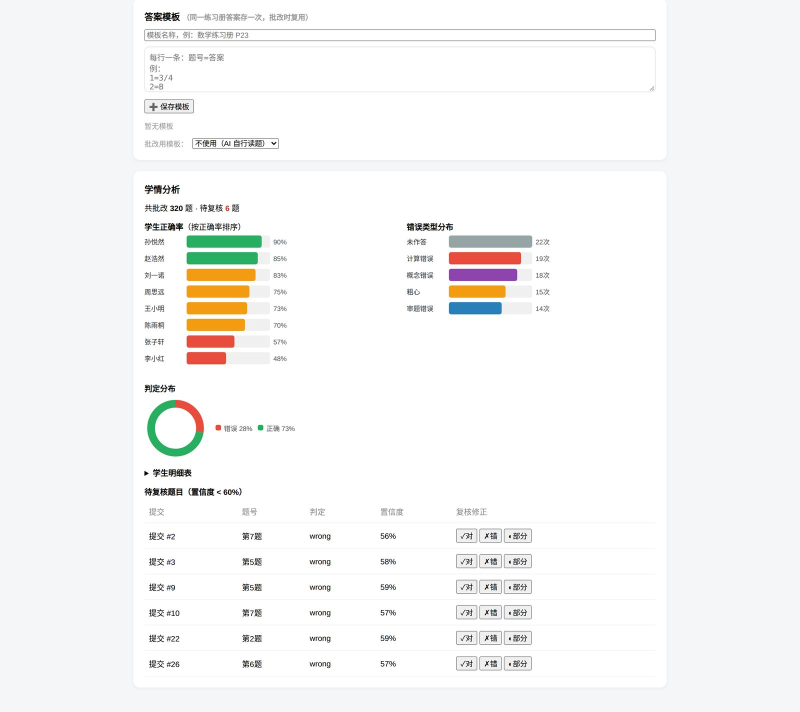
#> input picture images/analytics.jpg, 1600 x 1424 px (shown at 1/2 size)
$ python -i image_preprocess.py   (imports and definitions only)
#> lines starting #> are read from the running program, lines starting #| are printed output that depends on the picture; after the words box and inside, x2 and y2 are one past the last pixel; in counts of white or black regions, pixels touching at a corner belong together
"""切题前置图像预处理（PRD 待办 g 增强）

切题模式的前置步骤：把整页作业照先做规范化，再交给切题器，
提升手写小字识别率。

- EXIF 校正：手机照片带旋转标记时 exif_transpose 转正
- 对比度增强：整图灰度标准差低于阈值（拍照偏灰/曝光不足）时做
  自动对比度拉伸（cutoff=1% 防噪点放大；纯 PIL，无 numpy）
- 墨迹边界裁边：按列/行墨迹投影找内容包围盒，裁掉四周大块空白
  桌面/反光区，让切题投影更聚焦、送模型的有效分辨率更高
- 可开关：设置页 AppCfg: preprocess_enabled，默认关闭；任何异常
  返回原图路径，不阻塞批改
"""

import os
from typing import Any, Dict

from PIL import Image, ImageOps, ImageStat

from ..config import settings
from ..database import AppConfig, SessionLocal

# ---- 参数（经验值） ----
PROJ_MAX_DIM = 1500      # 投影分析前最长边降采样上限
CORNER_MAX_DIM = 400     # 四角检测前最长边降采样上限
PERSP_GAIN_MIN = 0.02    # 透视纠偏收益：最大角点位移低于 bbox 尺寸此比例不做（近正拍）
PERSP_AREA_MIN = 0.25    # 纸面四边形面积占整图比例下限（太小视为没拍到完整纸面）
PERSP_AREA_MAX = 0.985   # 面积占比上限（几乎全屏说明背景未框住，不纠偏）
INK_MAX = 200            # 单行/列均值低于此视为有墨迹（含中等灰背景）
STD_ENHANCE_BELOW = 40.0 # 整图灰度标准差低于此才做对比度增强
AUTOCONTRAST_CUTOFF = 1  # 对比度拉伸裁掉 1% 极值，防噪点放大
CROP_GAIN_MIN = 0.10     # 裁边收益：面积缩减低于此不裁（避免误裁）


# [23 lines left out: functions get_preprocess_config, save_preprocess_config, not called in this run]


def _ink_bbox(gray_small: Image.Image) -> tuple:
    """降采样灰度图 → 墨迹内容包围盒 (left, top, right, bottom)。

    逐像素二值化后按行/列取暗像素占比，占比高于 INK_FRACTION_MIN
    视为该行/列有内容（均值投影对细笔画竖线会失效，故用占比）。
    无内容返回 None。
    """
    w, h = gray_small.size
    binimg = gray_small.point(lambda v: 255 if v < INK_MAX else 0)
    INK_FRACTION_MIN = 0.003
    row_ink = [m / 255.0 > INK_FRACTION_MIN
               for m in binimg.resize((1, h)).getdata()]
    col_ink = [m / 255.0 > INK_FRACTION_MIN
               for m in binimg.resize((w, 1)).getdata()]

    def _span(flags):
        try:
            return flags.index(True), len(flags) - 1 - flags[::-1].index(True)
        except ValueError:
            return (None, None)

    rs, re = _span(row_ink)
    cs, ce = _span(col_ink)
    if rs is None or cs is None:
        return None
    return (cs, rs, ce + 1, re + 1)


def _paper_quad(gray_small: Image.Image):
    """降采样灰度图 → 纸面四角点（左上/右上/右下/左下，原小图坐标）。

    原理：纸面是图中最大亮区，二值化取亮点，用 x+y / x-y 极值法找四角。
    校验不过（找不到亮区/四边形退化/非凸）返回 None。
    """
    w, h = gray_small.size
    # Otsu 自动阈值：分离亮纸面与暗背景（背景占比大小时也稳）
    hist = gray_small.histogram()
    total = sum(hist)
    if total <= 0:
        return None
    sum_all = sum(v * hist[v] for v in range(256))
    sum_b, w_b, best, thresh = 0.0, 0, -1.0, 127
    for v in range(256):
        w_b += hist[v]
        if w_b == 0:
            continue
        w_f = total - w_b
        if w_f == 0:
            break
        sum_b += v * hist[v]
        m_b, m_f = sum_b / w_b, (sum_all - sum_b) / w_f
        between = w_b * w_f * (m_b - m_f) ** 2
        if between > best:
            best, thresh = between, v
    bright = []
    px = gray_small.load()
    for y in range(h):
        for x in range(w):
            if px[x, y] > thresh:
                bright.append((x, y))
    if len(bright) < 20:
        return None
    # 极值法四角
    tl = min(bright, key=lambda p: p[0] + p[1])
    br = max(bright, key=lambda p: p[0] + p[1])
    tr = max(bright, key=lambda p: p[0] - p[1])
    bl = min(bright, key=lambda p: p[0] - p[1])
    # 四点须互异且构成非退化四边形（鞋带公式面积）
    pts = [tl, tr, br, bl]
    if len(set(pts)) < 4:
        return None
    area2 = sum(pts[i][0] * pts[(i + 1) % 4][1] - pts[(i + 1) % 4][0] * pts[i][1]
                for i in range(4))
    area = abs(area2) / 2.0
    if area <= 0:
        return None
    # 面积占比校验
    if not (PERSP_AREA_MIN <= area / (w * h) <= PERSP_AREA_MAX):
        return None
    # 非凸/严重退化校验：每点到四边形质心的距离不能过近
    cx = sum(p[0] for p in pts) / 4.0
    cy = sum(p[1] for p in pts) / 4.0
    if min((p[0] - cx) ** 2 + (p[1] - cy) ** 2 for p in pts) < (min(w, h) * 0.05) ** 2:
        return None
    return pts


# [25 lines left out: functions _perspective_gain, _rectify, not called in this run]


def _clahe_enhance(img: Image.Image):
    """低对比度增强：优先 CLAHE（LAB 的 L 通道局部自适应直方图均衡，
    阴影/光照不均下比全局 autocontrast 更能拉开手写与纸面）。
    cv2 未安装或处理失败时回退 autocontrast。任何情况下不抛异常。
    """
    try:
        import cv2
        import numpy as np

        arr = np.asarray(img)
        lab = cv2.cvtColor(arr, cv2.COLOR_RGB2LAB)
        clahe = cv2.createCLAHE(clipLimit=2.0, tileGridSize=(8, 8))
        lab[:, :, 0] = clahe.apply(lab[:, :, 0])
        out = Image.fromarray(cv2.cvtColor(lab, cv2.COLOR_LAB2RGB))
        # 近似纯平的图 CLAHE 可能轻微压缩全局对比度（clip 所致），
        # 此时回退 autocontrast，保证不劣化
        if ImageStat.Stat(out.convert("L")).stddev[0] < ImageStat.Stat(img.convert("L")).stddev[0]:
            return ImageOps.autocontrast(img, cutoff=AUTOCONTRAST_CUTOFF)
        return out
    except Exception:
        try:
            return ImageOps.autocontrast(img, cutoff=AUTOCONTRAST_CUTOFF)
        except Exception:
            return img


def preprocess_image(image_path: str, out_dir: str) -> str:
    """预处理整页作业照，返回处理后文件路径。

    任何一步失败均返回原路径（预处理不阻塞批改）。
    """
#> called with image_path = '../../images/analytics.jpg', out_dir = 'out.png'
    try:
        img = Image.open(image_path)
#> img is the input picture: PIL image 1600x1424 RGB; mean R, G, B 246.6, 246.4, 246
        img = ImageOps.exif_transpose(img)
        if img.mode != "RGB":
            img = img.convert("RGB")

        W, H = img.size
#> W = 1600; H = 1424
        gray = img.convert("L")

        # 1) 透视纠偏（拍歪的作业照把纸面四角拉正；近正拍跳过）
        csmall_w, csmall_h = W, H
#> csmall_w = 1600; csmall_h = 1424
        cscale = min(CORNER_MAX_DIM / W, CORNER_MAX_DIM / H, 1.0)
#> cscale = 0.25
        if cscale < 1.0:
            csmall_w, csmall_h = max(1, round(W * cscale)), max(1, round(H * cscale))
#> csmall_w = 400; csmall_h = 356
            csmall = gray.resize((csmall_w, csmall_h))
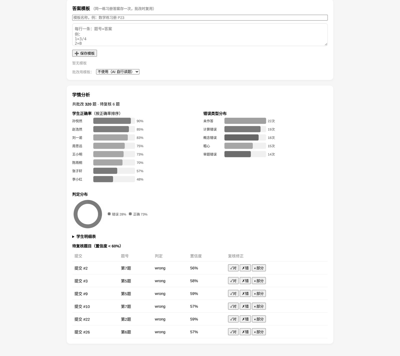
#> csmall: PIL image 400x356 L; min 24, max 255, mean 246.4
        else:
            csmall = gray
        quad_pts = _paper_quad(csmall)
#> in _paper_quad, `hist = gray_small.histogram()`: hist = 256 values, max 71266 at index 255, min 0 at index 0, mean 556.2
#> in _paper_quad, `total = sum(hist)`: total = 142400
#> in _paper_quad, `sum_all = sum(v * hist[v] for v in range(256))`: sum_all = 35087007
#> the loop in _paper_quad, `for v in range(256):` made 256 passes
#> (w_b, w_f, sum_b, m_b, m_f, best) on passes 25, 26, 33, 34, 36, 42, 43, 44, 45, 46, 47, 48: (1, 142399, 24, 24, 246.4, 7.04e+09), (2, 142398, 49, 24.5, 246.4, 1.4e+10), (3, 142397, 81, 27, 246.4, 2.06e+10), (4, 142396, 114, 28.5, 246.4, 2.7e+10), (5, 142395, 149, 29.8, 246.4, 3.34e+10), (6, 142394, 190, 31.67, 246.4, 3.94e+10), (8, 142392, 274, 34.25, 246.4, 5.13e+10), (9, 142391, 317, 35.22, 246.4, 5.72e+10), (12, 142388, 449, 37.42, 246.4, 7.46e+10), (15, 142385, 584, 38.93, 246.4, 9.19e+10), (16, 142384, 630, 39.38, 246.4, 9.77e+10), (19, 142381, 771, 40.58, 246.4, 1.15e+11)
#> w_b on passes 1 to 6: 0, 0, 0, 0, 0, 0
#> after the loop in _paper_quad, `for v in range(256):`: best = 7.23e+12; sum_b = 16914177; thresh = 200; w_b = 142400
        if quad_pts and _perspective_gain(quad_pts, csmall_w, csmall_h) >= PERSP_GAIN_MIN:
            img = _rectify(img, quad_pts, csmall_w, csmall_h)
            gray = img.convert("L")
            W, H = img.size

        # 2) 对比度增强（仅低对比度图）：优先 CLAHE（局部自适应，拍照阴影/光照
        #    不均处也提升），cv2 不可用或失败时回退全局 autocontrast
        std = ImageStat.Stat(gray).stddev[0]
#> std = 24.96
        if std < STD_ENHANCE_BELOW:
            img = _clahe_enhance(img)
#> in _clahe_enhance, `lab = cv2.cvtColor(arr, cv2.COLOR_RGB2LAB)`: lab: shape (1424, 1600, 3); mean of channels 0, 1, 2 247.4, 128.2, 128.3
#> in _clahe_enhance, `lab[:, :, 0] = clahe.apply(lab[:, :, 0])`: lab: shape (1424, 1600, 3); mean of channels 0, 1, 2 245.2, 128.2, 128.3
            gray = img.convert("L")

        # 2) 墨迹边界裁边（降采样图上算投影，映射回原坐标）
        scale = min(PROJ_MAX_DIM / W, PROJ_MAX_DIM / H, 1.0)
#> scale = 0.938
        if scale < 1.0:
            small = gray.resize((max(1, round(W * scale)), max(1, round(H * scale))))
        else:
            small = gray
        bbox = _ink_bbox(small)
#> in _ink_bbox, `binimg = gray_small.point(lambda v: 255 if v < INK_MAX else 0)`:
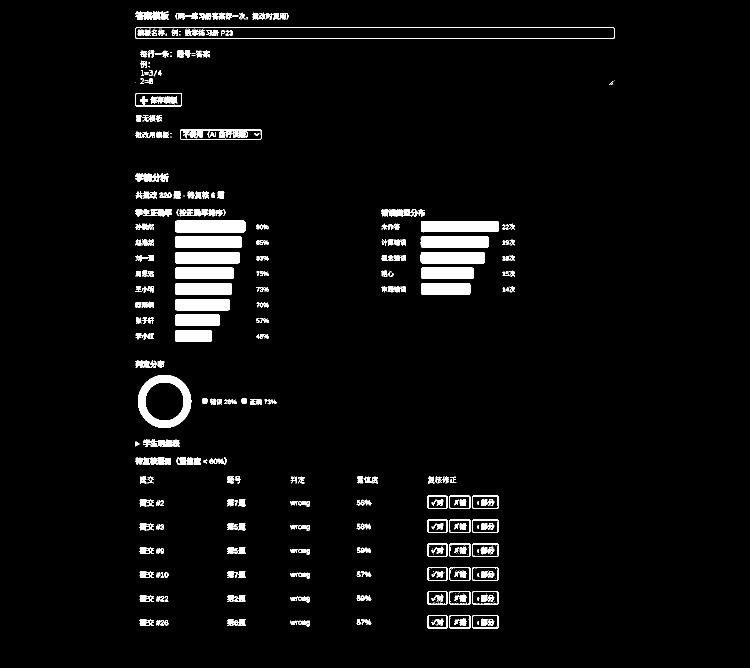
#> binimg: PIL image 1500x1335 L (shown at 1/2 size); 3.9% white; 411 white regions (97 under 20 px), largest, box (x1, y1, x2, y2) and area: (276, 750, 383, 856) 4316, (842, 442, 998, 465) 3425, (350, 441, 491, 465) 3366
#> in _ink_bbox, `row_ink = [m / 255.0 > INK_FRACTION_MIN for m in binimg.resize((1, h))..`: row_ink = 1335 items, first 6: False, False, False, False, False, False
#> in _ink_bbox, `col_ink = [m / 255.0 > INK_FRACTION_MIN for m in binimg.resize((w, 1))..`: col_ink = 1500 items, first 6: False, False, False, False, False, False
#> in _ink_bbox, `rs, re = _span(row_ink)`: rs = 22; re = 1256
#> in _ink_bbox, `cs, ce = _span(col_ink)`: cs = 270; ce = 1228
#> bbox = (270, 22, 1229, 1257)
        if bbox:
            l, t, r, b = bbox
#> l = 270; t = 22; r = 1229; b = 1257
            inv = 1.0 / scale if scale else 1.0
#> inv = 1.07
            ol, ot = round(l * inv), round(t * inv)
#> ol = 288; ot = 23
            orr, ob = min(W, round(r * inv)), min(H, round(b * inv))
#> orr = 1311; ob = 1341
            if orr > ol and ob > ot:
                gain = 1 - (orr - ol) * (ob - ot) / max(1, W * H)
#> gain = 0.408
                if gain >= CROP_GAIN_MIN:
                    img = img.crop((ol, ot, orr, ob))
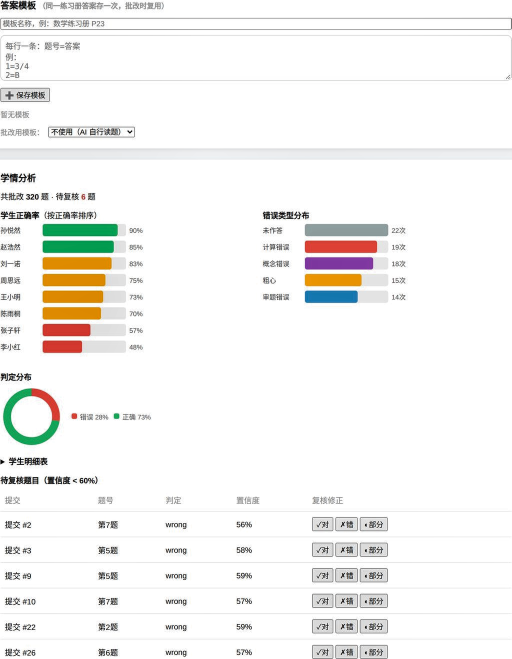
#> img: PIL image 1023x1318 RGB (shown at 1/2 size); mean R, G, B 244.6, 244, 242.1

        os.makedirs(out_dir, exist_ok=True)
        name = os.path.splitext(os.path.basename(image_path))[0]
        out_path = os.path.join(out_dir, "pre_" + name + ".jpg")
        img.save(out_path, "JPEG", quality=92)
        return out_path
    except Exception:
        return image_path

>>> result = preprocess_image('../../images/analytics.jpg', 'out.png')

$ run again, on images/site_mobile.jpg
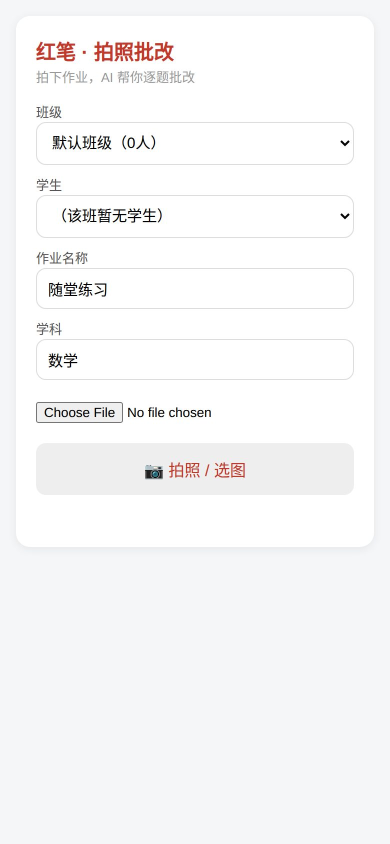
#> input picture images/site_mobile.jpg, 780 x 1688 px (shown at 1/2 size)
#> in preprocess_image, img is the input picture: PIL image 780x1688 RGB; mean R, G, B 247.1, 246.9, 247.7
#> hist = 256 values, max 32294 at index 255, min 0 at index 0, mean 289.1
#> total = 74000
#> sum_all = 18280181
#> the loop in _paper_quad, `for v in range(256):` made 256 passes
#> (w_b, w_f, sum_b, m_b, m_f, best) on passes 19, 23, 25, 28, 35, 40, 42, 49: (1, 73999, 18, 18, 247, 3.88e+09), (2, 73998, 40, 20, 247, 7.63e+09), (3, 73997, 64, 21.33, 247, 1.13e+10), (4, 73996, 91, 22.75, 247, 1.49e+10), (5, 73995, 125, 25, 247, 1.82e+10), (6, 73994, 164, 27.33, 247, 2.14e+10), (7, 73993, 205, 29.29, 247.1, 2.46e+10), (8, 73992, 253, 31.62, 247.1, 2.75e+10)
#> after the loop in _paper_quad, `for v in range(256):`: best = 1.13e+12; sum_b = 10045211; thresh = 202; w_b = 74000
#> std = 21.54
#> in _ink_bbox, `binimg = gray_small.point(lambda v: 255 if v < INK_MAX else 0)`:
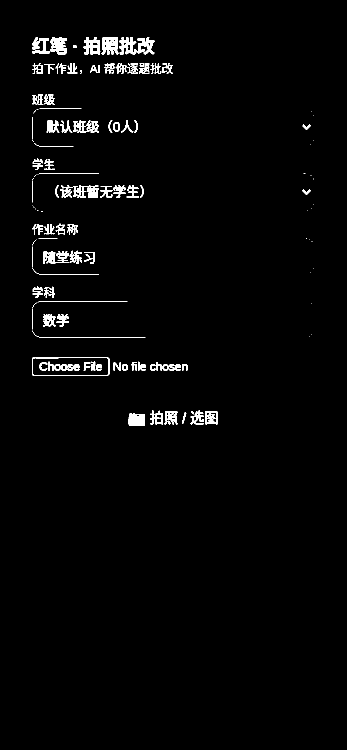
#> binimg: PIL image 693x1500 L (shown at 1/2 size); 2% white; 158 white regions (42 under 20 px), largest, box (x1, y1, x2, y2) and area: (203, 75, 237, 109) 838, (64, 714, 219, 752) 798, (257, 826, 290, 852) 777
#> row_ink = 1500 items, first 6: False, False, False, False, False, False
#> col_ink = 693 items, first 6: False, False, False, False, False, False
#> rs = 74; re = 851
#> cs = 64; ce = 627
#> bbox = (64, 74, 628, 852)
#> l = 64; t = 74; r = 628; b = 852
#> ol = 72; ot = 83
#> orr = 707; ob = 959
#> gain = 0.578
#> in preprocess_image, `img = img.crop((ol, ot, orr, ob))`:
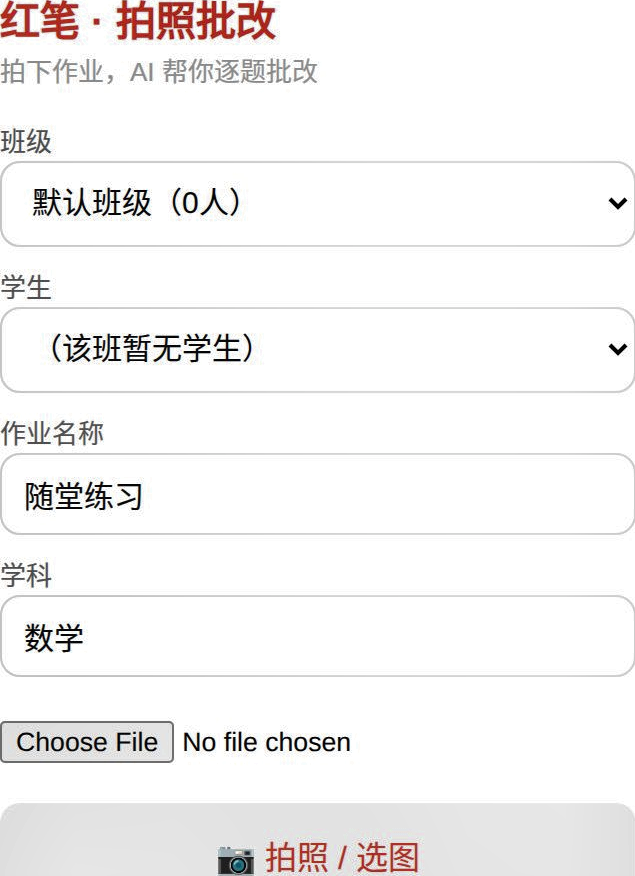
#> img: PIL image 635x876 RGB; mean R, G, B 245.1, 243.8, 243.6

$ run again, on images/site_workbench.jpg
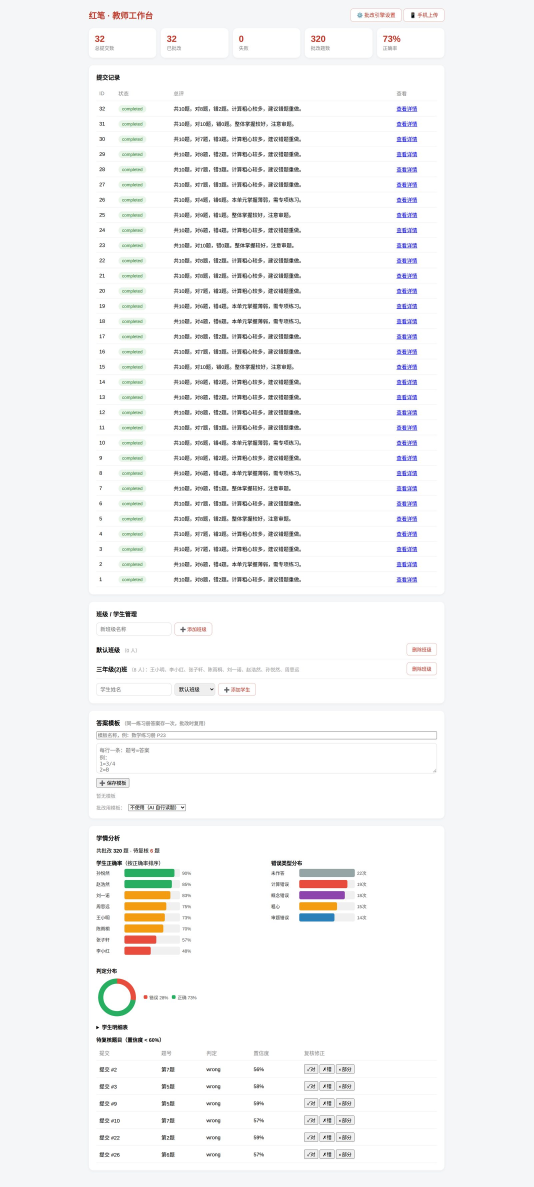
#> input picture images/site_workbench.jpg, 1600 x 3560 px (shown at 1/3 size)
#> in preprocess_image, img is the input picture: PIL image 1600x3560 RGB; mean R, G, B 245.3, 245.6, 246
#> hist = 256 values, max 26347 at index 255, min 0 at index 0, mean 281.2
#> total = 72000
#> sum_all = 17673082
#> the loop in _paper_quad, `for v in range(256):` made 256 passes
#> (w_b, w_f, sum_b, m_b, m_f, best) on passes 53, 58, 66, 67, 74, 76, 77, 79: (1, 71999, 52, 52, 245.5, 2.69e+09), (2, 71998, 109, 54.5, 245.5, 5.25e+09), (3, 71997, 174, 58, 245.5, 7.59e+09), (4, 71996, 240, 60, 245.5, 9.91e+09), (6, 71994, 386, 64.33, 245.5, 1.42e+10), (7, 71993, 461, 65.86, 245.5, 1.63e+10), (8, 71992, 537, 67.12, 245.5, 1.83e+10), (9, 71991, 615, 68.33, 245.5, 2.03e+10)
#> after the loop in _paper_quad, `for v in range(256):`: best = 1.52e+12; sum_b = 10954597; thresh = 213; w_b = 72000
#> std = 28.09
#> in _ink_bbox, `binimg = gray_small.point(lambda v: 255 if v < INK_MAX else 0)`:
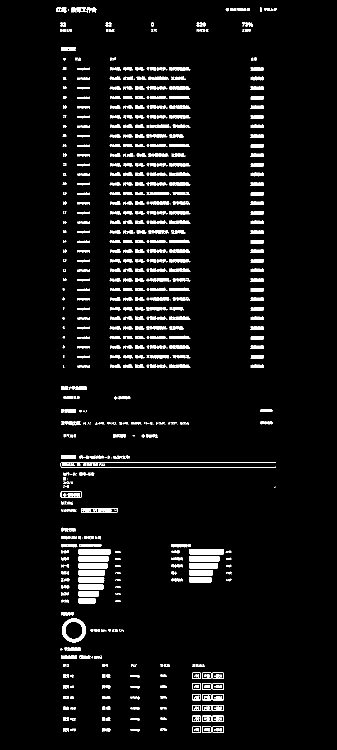
#> binimg: PIL image 674x1500 L (shown at 1/2 size); 5.1% white; 825 white regions (235 under 20 px), largest, box (x1, y1, x2, y2) and area: (124, 1237, 172, 1285) 898, (121, 924, 552, 935) 870, (378, 1098, 448, 1109) 765
#> row_ink = 1500 items, first 6: False, False, False, False, False, False
#> col_ink = 674 items, first 6: False, False, False, False, False, False
#> rs = 14; re = 1464
#> cs = 113; ce = 551
#> bbox = (113, 14, 552, 1465)
#> l = 113; t = 14; r = 552; b = 1465
#> ol = 268; ot = 33
#> orr = 1310; ob = 3477
#> gain = 0.37
#> in preprocess_image, `img = img.crop((ol, ot, orr, ob))`:
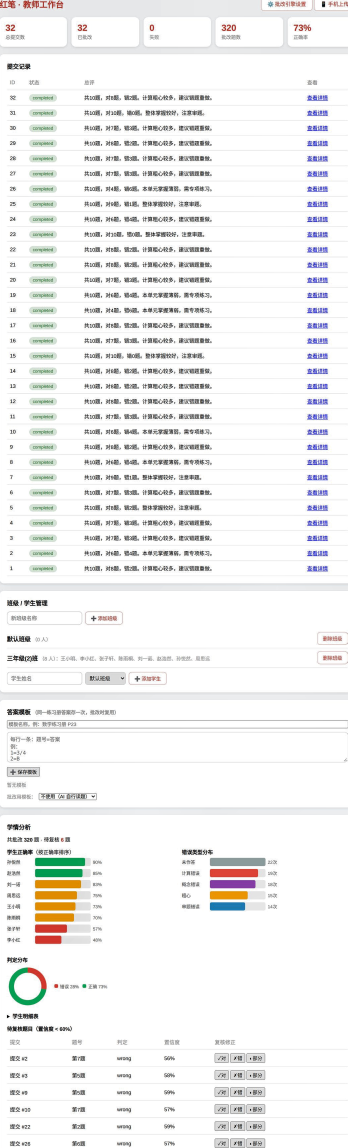
#> img: PIL image 1042x3444 RGB (shown at 1/3 size); mean R, G, B 242.3, 242.2, 241.8
